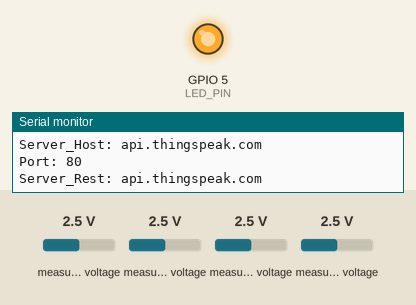
Recording of a sketch running on a simulated ESP8266 (NodeMCU). On the bench: output pins drawn as LEDs (lit = HIGH), the last lines printed to the serial monitor. The test bench sets the inputs (shaded band); at power-on: measured voltage 2.5 V. WiFi joins after 1.5 s; servers stay silent unless stated; pins used as bus, display or sensor lines are not drawn. At 115.1 s the program puts the board to deep sleep or switches it off; the recording ends there.

Above: at 11.71 s.
At 14.2 s:
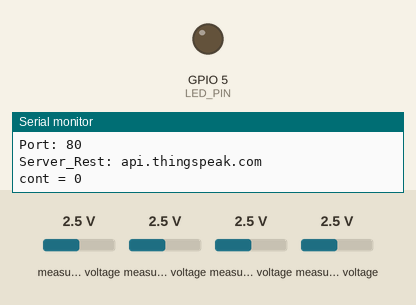
Timing chart, 0 to 18.4 s (numbered marks = the images above):
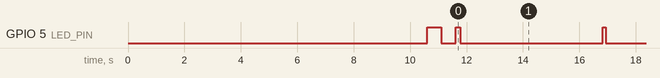

Measured:
- by itself, GPIO 5 (LED_PIN): goes LOW 0.50 s, HIGH 0.16 s, 20 × (LOW 5.1 s, HIGH 0.11 s), then LOW

The sketch:

CDIO_Sensores-2.ino
```cpp
#include <Wire.h>
#include <Adafruit_ADS1X15.h>
#include <ESP8266WiFi.h>

// Comentar/Descomentar para ver mensajes de depuracion en monitor serie y/o respuesta del HTTP server
#define PRINT_DEBUG_MESSAGES
//#define PRINT_HTTP_RESPONSE

// Comentar/Descomentar para conexion Fuera/Dentro de UPV
//#define WiFi_CONNECTION_UPV

// Selecciona que servidor REST quieres utilizar entre ThingSpeak y Dweet
// cambio enlace por mio https://thingspeak.com/channels/360979
#define REST_SERVER_THINGSPEAK //Selecciona tu canal para ver los datos en la web (https://thingspeak.com/channels/1629093)
//#define REST_SERVER_DWEET //Selecciona tu canal para ver los datos en la web (http://dweet.io/follow/PruebaGTI)

///////////////////////////////////////////////////////
/////////////// WiFi Definitions /////////////////////
//////////////////////////////////////////////////////

#ifdef WiFi_CONNECTION_UPV //Conexion UPV
  const char WiFiSSID[] = "GTI1";
  const char WiFiPSK[] = "1PV.arduino.Toledo";
#else //Conexion fuera de la UPV
  const char WiFiSSID[] = "RU-Gandia";
  const char WiFiPSK[] = "104@Gandia-";
#endif


///////////////////////////////////////////////////////
/////////////// SERVER Definitions /////////////////////
//////////////////////////////////////////////////////

#if defined(WiFi_CONNECTION_UPV) //Conexion UPV
  const char Server_Host[] = "proxy.upv.es";
  const int Server_HttpPort = 8080;
#elif defined(REST_SERVER_THINGSPEAK) //Conexion fuera de la UPV
  const char Server_Host[] = "api.thingspeak.com";
  const int Server_HttpPort = 80;
#else
  const char Server_Host[] = "dweet.io";
  const int Server_HttpPort = 80;
#endif

WiFiClient client;

///////////////////////////////////////////////////////
/////////////// HTTP REST Connection ////////////////
//////////////////////////////////////////////////////

#ifdef REST_SERVER_THINGSPEAK
  const char Rest_Host[] = "api.thingspeak.com";
  String MyWriteAPIKey="L7744G5QW9RREPR1"; // Escribe la clave de tu canal ThingSpeak
#else
  const char Rest_Host[] = "dweet.io";
  String MyWriteAPIKey="cdiocurso2021g05"; // Escribe la clave de tu canal Dweet
#endif

#define NUM_FIELDS_TO_SEND 4 //Numero de medidas a enviar al servidor REST (Entre 1 y 8)

/////////////////////////////////////////////////////
/////////////// Pin Definitions ////////////////
//////////////////////////////////////////////////////

const int LED_PIN = 5; // Thing's onboard, green LED

/////////////////////////////////////////////////////
/////////////// WiFi Connection ////////////////
//////////////////////////////////////////////////////

void connectWiFi()
{
  byte ledStatus = LOW;

  #ifdef PRINT_DEBUG_MESSAGES
    Serial.print("MAC: ");
    Serial.println(WiFi.macAddress());
  #endif

  WiFi.begin(WiFiSSID, WiFiPSK);

  while (WiFi.status() != WL_CONNECTED)
  {
    // Blink the LED
    digitalWrite(LED_PIN, ledStatus); // Write LED high/low
    ledStatus = (ledStatus == HIGH) ? LOW : HIGH;
    #ifdef PRINT_DEBUG_MESSAGES
       Serial.println(".");
    #endif
    delay(500);
  }
  #ifdef PRINT_DEBUG_MESSAGES
     Serial.println( "WiFi Connected" );
     Serial.println(WiFi.localIP()); // Print the IP address
  #endif
}

/////////////////////////////////////////////////////
/////////////// HTTP POST  ThingSpeak////////////////
//////////////////////////////////////////////////////

void HTTPPost(String fieldData[], int numFields){

// Esta funcion construye el string de datos a enviar a ThingSpeak mediante el metodo HTTP POST
// La funcion envia "numFields" datos, del array fieldData.
// Asegurate de ajustar numFields al número adecuado de datos que necesitas enviar y activa los campos en tu canal web

    if (client.connect( Server_Host , Server_HttpPort )){

        // Construimos el string de datos. Si tienes multiples campos asegurate de no pasarte de 1440 caracteres

        String PostData= "api_key=" + MyWriteAPIKey ;
        for ( int field = 1; field < (numFields + 1); field++ ){
            PostData += "&field" + String( field ) + "=" + fieldData[ field ];
        }

        // POST data via HTTP
        #ifdef PRINT_DEBUG_MESSAGES
            Serial.println( "Connecting to ThingSpeak for update..." );
        #endif
        client.println( "POST http://" + String(Rest_Host) + "/update HTTP/1.1" );
        client.println( "Host: " + String(Rest_Host) );
        client.println( "Connection: close" );
        client.println( "Content-Type: application/x-www-form-urlencoded" );
        client.println( "Content-Length: " + String( PostData.length() ) );
        client.println();
        client.println( PostData );
        #ifdef PRINT_DEBUG_MESSAGES
            Serial.println( PostData );
            Serial.println();
            //Para ver la respuesta del servidor
            #ifdef PRINT_HTTP_RESPONSE
              delay(500);
              Serial.println();
              while(client.available()){String line = client.readStringUntil('\r');Serial.print(line); }
              Serial.println();
              Serial.println();
            #endif
        #endif
    }
}

////////////////////////////////////////////////////
/////////////// HTTP GET  ////////////////
//////////////////////////////////////////////////////

void HTTPGet(String fieldData[], int numFields){

// Esta funcion construye el string de datos a enviar a ThingSpeak o Dweet mediante el metodo HTTP GET
// La funcion envia "numFields" datos, del array fieldData.
// Asegurate de ajustar "numFields" al número adecuado de datos que necesitas enviar y activa los campos en tu canal web

    if (client.connect( Server_Host , Server_HttpPort )){
           #ifdef REST_SERVER_THINGSPEAK
              String PostData= "GET https://api.thingspeak.com/update?api_key=";
              PostData= PostData + MyWriteAPIKey ;
           #else
              String PostData= "GET http://dweet.io/dweet/for/";
              PostData= PostData + MyWriteAPIKey +"?" ;
           #endif

           for ( int field = 1; field < (numFields + 1); field++ ){
              PostData += "&field" + String( field ) + "=" + fieldData[ field ];
           }


           #ifdef PRINT_DEBUG_MESSAGES
              Serial.println( "Connecting to Server for update..." );
           #endif
           client.print(PostData);
           client.println(" HTTP/1.1");
           client.println("Host: " + String(Rest_Host));
           client.println("Connection: close");
           client.println();
           #ifdef PRINT_DEBUG_MESSAGES
              Serial.println( PostData );
              Serial.println();
              //Para ver la respuesta del servidor
              #ifdef PRINT_HTTP_RESPONSE
                delay(500);
                Serial.println();
                while(client.available()){String line = client.readStringUntil('\r');Serial.print(line); }
                Serial.println();
                Serial.println();
              #endif
           #endif
    }
}

//    El circuito de humedad se conecta al puerto 1 (adc1)
//   El circuito de salinidad se conecta al puerto 3 (adc3)
//  El circuito de temperatura se conecta al puerto 0 (adc0)
// El circuito de Luz se conecta al puerto 2 (adc2)

Adafruit_ADS1115 ads1115; // construct an ads1115 at address 0x48

//variables Humedad
const int AirValue  = 30600;  // Medimos valor en seco
const int WaterValue = 16000;  // Medimos valor en agua
// variables Salinidad
const int SaltValue =22000  ; // 26072
const int WithoutSaltValue = 18000;  // 20595
int power_pin = 5; // GPIO 5 se utiliza para alimentar la sonda de salinidad
// variables de Luz
int power_pinL = 0; // GPIO 0 se utiliza para alimentar la garrapata
bool hayLuz = true;
//variables deep sleep
const int sleepTimeS = 30;
int cont=0;

void setup() {

  Serial.begin(9600);
  Serial.println("Inicializando...");
  ads1115.begin(); //Initialize ads1115
  Serial.println("Ajustando la ganancia...");
  ads1115.setGain(GAIN_ONE);
  pinMode(power_pin, OUTPUT);
  pinMode(power_pinL, OUTPUT);

  Serial.println("Tomando medidas de los AIN1, AIN3 y AIN0");
  Serial.println("Rango del ADC: +/- 4.096V (1 bit=2mV)");

  //////////////////////////////////////////////
  //////////////////////////////////////////////

  Serial.println("ESP8266 in normal mode");
   Serial.println("Conectar el cable");
  delay(10000);
  Serial.println("Entrando en el loop");


  connectWiFi();
  digitalWrite(LED_PIN, HIGH);

  #ifdef PRINT_DEBUG_MESSAGES
      Serial.print("Server_Host: ");
      Serial.println(Server_Host);
      Serial.print("Port: ");
      Serial.println(String( Server_HttpPort ));
      Serial.print("Server_Rest: ");
      Serial.println(Rest_Host);
  #endif
 }

//-----------------------------------------------------------
//-----------------------------------------------------------


void loop() {
  int16_t adc1;
  int16_t humedad;
  int16_t adc3;
  int16_t salinidad;
  int16_t adc0;
  double temperatura;
  int16_t adc2;
  int16_t Luz;
  //--------------------------------------------
  // HUMEDAD
  //---------------------------------------------
  adc1 = ads1115.readADC_SingleEnded(1);
  humedad = 100*AirValue/(AirValue-WaterValue)-adc1*100/(AirValue-WaterValue);
  //--------------------------------------------
  // SALINIDAD
  //---------------------------------------------
  digitalWrite( power_pin, HIGH );
  //--->  Esperar 100ms
  delay(100);
  //--->  Muestrear la tensión del sensor de salinidad
  adc3 =ads1115.readADC_SingleEnded(3);
  //--->  Poner power_pin a nivel bajo
  digitalWrite( power_pin, LOW );
  //--> salinidad = 100*WithoutSaltValue / (WithoutSaltValue-SaltValue) -adc3*100/(WithoutSaltValue-SaltValue);
  salinidad = 10000*WithoutSaltValue / (WithoutSaltValue-SaltValue) - adc3*10000/(WithoutSaltValue-SaltValue);
  salinidad = salinidad/100;
  if(salinidad<=10){
    salinidad = 0;
  }
  else{
    if(salinidad>=100){
      salinidad = 100;
    }
    else{
      salinidad = salinidad;
    }
  }
  //salinidad = 100*SaltValue/(WithoutSaltValue-SaltValue)-adc3*100/(WithoutSaltValue-SaltValue); //1)
  //salinidad = salinidad/100;
  //--------------------------------------------
  // TEMPERATURA
  //---------------------------------------------
  adc0 = ads1115.readADC_SingleEnded(0);
  float m = 37*pow(10,-3);
  float b = 0.79;
  double Vo = (adc0 * 4.096 / 32767);
  temperatura = ((Vo - b) /m);

  //------------------------------------------
  // LUZ
  //------------------------------------------
  digitalWrite(power_pinL, HIGH);
  delay(100);
  adc2 = ads1115.readADC_SingleEnded(2);
  Luz = adc2;

  digitalWrite(power_pinL,LOW);
  //--------------------------------------------
  // SLEEP
  //-------------------------------------------
  Serial.print("cont = ");
  Serial.println(cont, DEC);
  if (cont<20){
    cont++;
    delay(1000);
  }
  else{
    Serial.println("ESP8266 in sleep mode");
    ESP.deepSleep(sleepTimeS);

  }
  //--------------------------------------
  //  OUTPUTS
  // ---------------------------------------------------------------------
  // ---------------------------------------------------------------------
  delay(3500);
  Serial.println(" ");
  Serial.println("/////////////////////////");
  Serial.println("Nuevas medidas: ");
  // ---------------------------------------------------------------------
  // Escribimos la humedad
  // ---------------------------------------------------------------------
  //Serial.print("AIN1: ");
  //Serial.println(adc1);
  Serial.print("Humedad (%): ");
  Serial.print(humedad);
  Serial.println("%");
  // ---------------------------------------------------------------------
  // Escribimos la salinidad
  // ---------------------------------------------------------------------
  //Serial.print("AIN3: ");
  Serial.println(adc3);
  Serial.print("Salinidad (%): ");
  Serial.print(salinidad);
  Serial.println("%");
  // ---------------------------------------------------------------------
  // Escribimos la temperatura
  // ---------------------------------------------------------------------
  //Serial.println(adc0);
  Serial.print("Temperatura(º): ");
  Serial.print(temperatura);
  Serial.println("º");
  //---------------------------------------------------------------------
  // Escribimos Luz
  //---------------------------------------------------------------------
  //Serial.print("AIN2: ");
  //Serial.println(adc2);
  Serial.print("Estado de Luz: ");
  if(Luz < 120){ // 2600  20000
    Serial.println("Oscuro");
  }
  else if(Luz > 1500){ // -2400  10000
    Serial.println("Soleado");
  }
  else{
    Serial.println("Nublado");
  }
  Serial.println("/////////////////////////");
  //---------------------------------------------------------------------
  //---------------------------------------------------------------------


    String data[ NUM_FIELDS_TO_SEND + 1];  // Podemos enviar hasta 8 datos


    data[ 1 ] = String(humedad); //Escribimos el dato 1. Recuerda actualizar numFields
    #ifdef PRINT_DEBUG_MESSAGES
        Serial.print( "Random1 = " );
        Serial.println( data[ 1 ] );
    #endif

    data[ 2 ] = String(salinidad); //Escribimos el dato 2. Recuerda actualizar numFields
    #ifdef PRINT_DEBUG_MESSAGES
        Serial.print( "Random2 = " );
        Serial.println( data[ 2 ] );
    #endif

  data[ 3 ] = String(temperatura); //Escribimos el dato 1. Recuerda actualizar numFields
    #ifdef PRINT_DEBUG_MESSAGES
        Serial.print( "Random1 = " );
        Serial.println( data[ 3 ] );
    #endif

  data[ 4 ] = String(Luz); //Escribimos el dato 1. Recuerda actualizar numFields
    #ifdef PRINT_DEBUG_MESSAGES
        Serial.print( "Random1 = " );
        Serial.println( data[ 4 ] );
    #endif


    //Selecciona si quieres enviar con GET(ThingSpeak o Dweet) o con POST(ThingSpeak)
    HTTPPost( data, NUM_FIELDS_TO_SEND );
    //HTTPGet( data, NUM_FIELDS_TO_SEND );


}
```
